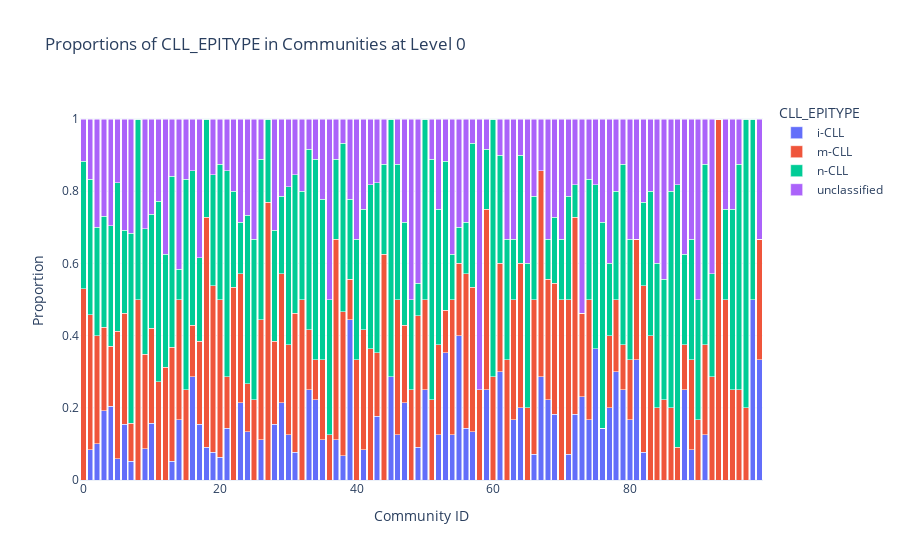
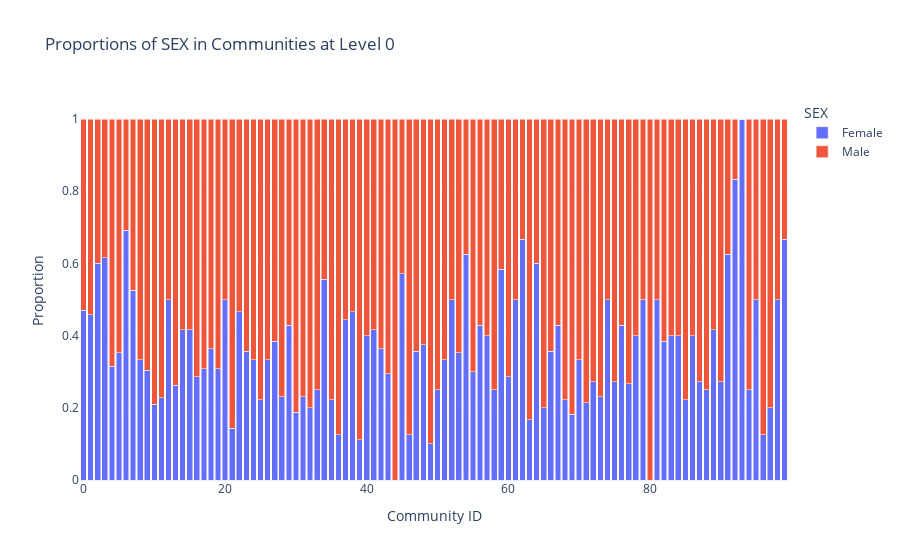
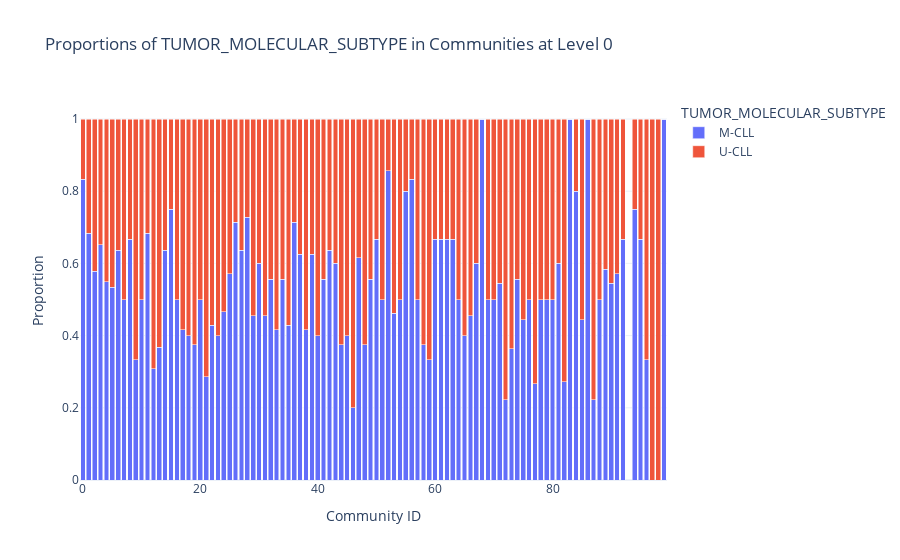
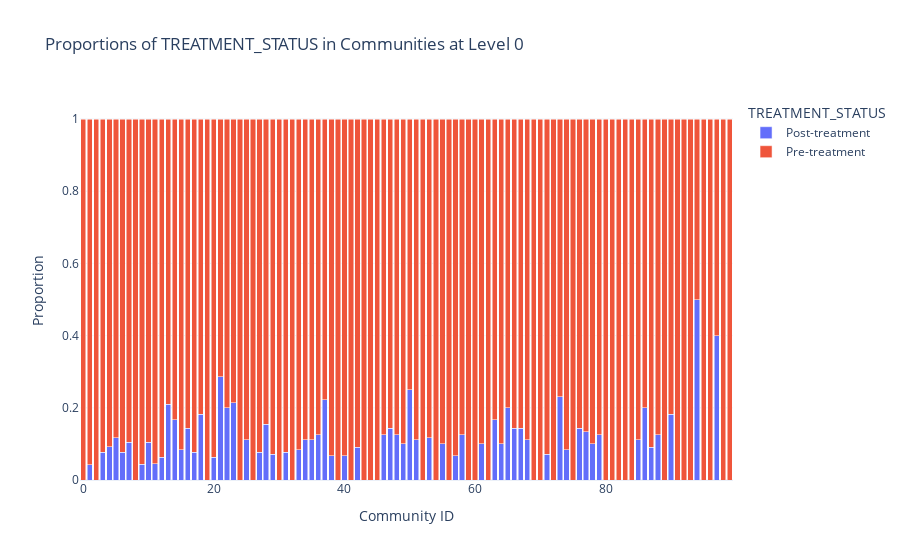

Notebook source saved alongside these figures, in order:
### Code cell
# provide column proportions for each community and plot them
def plot_community_proportions(df, level, column):
    # Filter for the specified level
    df_level = df[df['level'] == level]

    # If cateogircal
    if df_level[column].dtype == 'object' or df_level[column].dtype.name == 'category':
        # Group by community and calculate proportions
        proportions = df_level.groupby(['community_id', column]).size().unstack(fill_value=0)
        proportions = proportions.div(proportions.sum(axis=1), axis=0)  # Normalize to get proportions
        # Reset index for plotting
        proportions = proportions.reset_index()
        proportions = proportions.melt(id_vars='community_id', var_name=column, value_name='proportion')
        # Plot using Plotly
        fig = px.bar(proportions, x='community_id', y='proportion', color=column, barmode='stack',
                    title=f'Proportions of {column} in Communities at Level {level}')
        fig.update_layout(xaxis_title='Community ID', yaxis_title='Proportion')
        fig.show()
    
    # If numerical, do a box plot
    elif np.issubdtype(df_level[column].dtype, np.number):
        # Plot using Seaborn
        plt.figure(figsize=(12, 6))
        sns.boxplot(x='community_id', y=column, data=df_level)
        plt.title(f'Boxplot of {column} in Communities at Level {level}')
        plt.xlabel('Community ID')
        plt.ylabel(column)
        plt.xticks(rotation=90)
        plt.tight_layout()
        plt.show()
    else:
        print(f"Column {column} is neither categorical nor numerical.")

checking_cols =['CLL_EPITYPE', 'SEX', 'TUMOR_MOLECULAR_SUBTYPE', 'AGE_SAMPLING', 'TREATMENT_STATUS', 'PRIOR_TREATMENT_CATEGORY', 'TREATMENT_AFTER_SAMPLING']
# Plot proportions
for col in checking_cols:
        print(f"Plotting proportions for {col}")
        plot_community_proportions(df_with_community, level=0, column=col)

### Figure 1 — Plotly figure (JSON) as saved in the notebook; plotly's stock layout.template omitted (floating-point values rounded to 4 significant figures)
{"data": [{"hovertemplate": "CLL_EPITYPE=i-CLL<br>community_id=%{x}<br>proportion=%{y}<extra></extra>", "legendgroup": "i-CLL", "marker": {"color": "#636efa", "pattern": {"shape": ""}}, "name": "i-CLL", "orientation": "v", "showlegend": true, "textposition": "auto", "type": "bar", "x": [0, 1, 2, 3, 4, 5, 6, 7, 8, 9, 10, 11, 12, 13, 14, 15, 16, 17, 18, 19, 20, 21, 22, 23, 24, 25, 26, 27, 28, 29, 30, 31, 32, 33, 34, 35, 36, 37, 38, 39, 40, 41, 42, 43, 44, 45, 46, 47, 48, 49, 50, 51, 52, 53, 54, 55, 56, 57, 58, 59, 60, 61, 62, 63, 64, 65, 66, 67, 68, 69, 70, 71, 72, 73, 74, 75, 76, 77, 78, 79, 80, 81, 82, 83, 84, 85, 86, 87, 88, 89, 90, 91, 92, 93, 94, 95, 96, 97, 98, 99], "xaxis": "x", "y": [0.0, 0.08333, 0.1, 0.1923, 0.2037, 0.05882, 0.1538, 0.05263, 0.0, 0.08696, 0.1579, 0.0, 0.0, 0.05263, 0.1667, 0.0, 0.2857, 0.1538, 0.09091, 0.07692, 0.0625, 0.1429, 0.0, 0.2143, 0.1333, 0.0, 0.1111, 0.0, 0.1538, 0.2143, 0.125, 0.07692, 0.0, 0.25, 0.2222, 0.1111, 0.0, 0.1111, 0.06667, 0.4444, 0.0, 0.08333, 0.0, 0.1765, 0.0, 0.2857, 0.125, 0.2143, 0.0, 0.09091, 0.25, 0.0, 0.125, 0.3529, 0.125, 0.4, 0.1429, 0.1333, 0.0, 0.25, 0.0, 0.3, 0.0, 0.1667, 0.2, 0.0, 0.07143, 0.2857, 0.2222, 0.1818, 0.0, 0.07143, 0.1818, 0.2308, 0.1667, 0.3636, 0.1429, 0.2, 0.3, 0.25, 0.1667, 0.3333, 0.07692, 0.0, 0.0, 0.0, 0.0, 0.0, 0.25, 0.08333, 0.0, 0.125, 0.0, 0.0, 0.0, 0.0, 0.0, 0.0, 0.5, 0.3333], "yaxis": "y"}, {"hovertemplate": "CLL_EPITYPE=m-CLL<br>community_id=%{x}<br>proportion=%{y}<extra></extra>", "legendgroup": "m-CLL", "marker": {"color": "#EF553B", "pattern": {"shape": ""}}, "name": "m-CLL", "orientation": "v", "showlegend": true, "textposition": "auto", "type": "bar", "x": [0, 1, 2, 3, 4, 5, 6, 7, 8, 9, 10, 11, 12, 13, 14, 15, 16, 17, 18, 19, 20, 21, 22, 23, 24, 25, 26, 27, 28, 29, 30, 31, 32, 33, 34, 35, 36, 37, 38, 39, 40, 41, 42, 43, 44, 45, 46, 47, 48, 49, 50, 51, 52, 53, 54, 55, 56, 57, 58, 59, 60, 61, 62, 63, 64, 65, 66, 67, 68, 69, 70, 71, 72, 73, 74, 75, 76, 77, 78, 79, 80, 81, 82, 83, 84, 85, 86, 87, 88, 89, 90, 91, 92, 93, 94, 95, 96, 97, 98, 99], "xaxis": "x", "y": [0.5294, 0.375, 0.3, 0.2308, 0.1667, 0.3529, 0.3077, 0.1053, 0.5, 0.2609, 0.2632, 0.2727, 0.3125, 0.3158, 0.3333, 0.25, 0.1429, 0.2308, 0.6364, 0.4615, 0.4375, 0.1429, 0.5333, 0.3571, 0.1333, 0.2222, 0.3333, 0.7692, 0.2308, 0.3571, 0.25, 0.3846, 0.5, 0.1667, 0.1111, 0.2222, 0.125, 0.5556, 0.4, 0.1111, 0.3333, 0.3333, 0.3636, 0.1765, 0.625, 0.0, 0.375, 0.2143, 0.25, 0.3636, 0.25, 0.2222, 0.25, 0.1176, 0.375, 0.2, 0.4286, 0.4, 0.25, 0.5, 0.2857, 0.3, 0.3333, 0.3333, 0.4, 0.2, 0.4286, 0.5714, 0.3333, 0.3636, 0.5, 0.4286, 0.5455, 0.2308, 0.3333, 0.0, 0.0, 0.2, 0.2, 0.125, 0.1667, 0.3333, 0.4615, 0.4, 0.2, 0.2222, 0.2, 0.09091, 0.125, 0.25, 0.1667, 0.25, 0.2857, 1.0, 0.5, 0.25, 0.25, 0.2, 0.0, 0.3333], "yaxis": "y"}, {"hovertemplate": "CLL_EPITYPE=n-CLL<br>community_id=%{x}<br>proportion=%{y}<extra></extra>", "legendgroup": "n-CLL", "marker": {"color": "#00cc96", "pattern": {"shape": ""}}, "name": "n-CLL", "orientation": "v", "showlegend": true, "textposition": "auto", "type": "bar", "x": [0, 1, 2, 3, 4, 5, 6, 7, 8, 9, 10, 11, 12, 13, 14, 15, 16, 17, 18, 19, 20, 21, 22, 23, 24, 25, 26, 27, 28, 29, 30, 31, 32, 33, 34, 35, 36, 37, 38, 39, 40, 41, 42, 43, 44, 45, 46, 47, 48, 49, 50, 51, 52, 53, 54, 55, 56, 57, 58, 59, 60, 61, 62, 63, 64, 65, 66, 67, 68, 69, 70, 71, 72, 73, 74, 75, 76, 77, 78, 79, 80, 81, 82, 83, 84, 85, 86, 87, 88, 89, 90, 91, 92, 93, 94, 95, 96, 97, 98, 99], "xaxis": "x", "y": [0.3529, 0.375, 0.3, 0.3077, 0.3333, 0.4118, 0.2308, 0.5263, 0.5, 0.3478, 0.3158, 0.5, 0.3125, 0.4737, 0.08333, 0.5833, 0.4286, 0.2308, 0.2727, 0.3077, 0.375, 0.5714, 0.2667, 0.1429, 0.4667, 0.4444, 0.4444, 0.2308, 0.3077, 0.2143, 0.4375, 0.3846, 0.3, 0.5, 0.5556, 0.4444, 0.375, 0.2222, 0.4667, 0.2222, 0.3333, 0.3333, 0.4545, 0.4706, 0.25, 0.7143, 0.375, 0.2857, 0.25, 0.09091, 0.5, 0.6667, 0.375, 0.4118, 0.125, 0.1, 0.1429, 0.4, 0.0, 0.1667, 0.7143, 0.3, 0.3333, 0.1667, 0.3, 0.4, 0.2857, 0.0, 0.1111, 0.1818, 0.1667, 0.2857, 0.09091, 0.0, 0.3333, 0.4545, 0.5714, 0.2, 0.3, 0.5, 0.3333, 0.0, 0.2308, 0.4, 0.4, 0.3333, 0.6, 0.7273, 0.25, 0.3333, 0.3333, 0.5, 0.2857, 0.0, 0.25, 0.5, 0.625, 0.8, 0.5, 0.0], "yaxis": "y"}, {"hovertemplate": "CLL_EPITYPE=unclassified<br>community_id=%{x}<br>proportion=%{y}<extra></extra>", "legendgroup": "unclassified", "marker": {"color": "#ab63fa", "pattern": {"shape": ""}}, "name": "unclassified", "orientation": "v", "showlegend": true, "textposition": "auto", "type": "bar", "x": [0, 1, 2, 3, 4, 5, 6, 7, 8, 9, 10, 11, 12, 13, 14, 15, 16, 17, 18, 19, 20, 21, 22, 23, 24, 25, 26, 27, 28, 29, 30, 31, 32, 33, 34, 35, 36, 37, 38, 39, 40, 41, 42, 43, 44, 45, 46, 47, 48, 49, 50, 51, 52, 53, 54, 55, 56, 57, 58, 59, 60, 61, 62, 63, 64, 65, 66, 67, 68, 69, 70, 71, 72, 73, 74, 75, 76, 77, 78, 79, 80, 81, 82, 83, 84, 85, 86, 87, 88, 89, 90, 91, 92, 93, 94, 95, 96, 97, 98, 99], "xaxis": "x", "y": [0.1176, 0.1667, 0.3, 0.2692, 0.2963, 0.1765, 0.3077, 0.3158, 0.0, 0.3043, 0.2632, 0.2273, 0.375, 0.1579, 0.4167, 0.1667, 0.1429, 0.3846, 0.0, 0.1538, 0.125, 0.1429, 0.2, 0.2857, 0.2667, 0.3333, 0.1111, 0.0, 0.3077, 0.2143, 0.1875, 0.1538, 0.2, 0.08333, 0.1111, 0.2222, 0.5, 0.1111, 0.06667, 0.2222, 0.3333, 0.25, 0.1818, 0.1765, 0.125, 0.0, 0.125, 0.2857, 0.5, 0.4545, 0.0, 0.1111, 0.25, 0.1176, 0.375, 0.3, 0.2857, 0.06667, 0.75, 0.08333, 0.0, 0.1, 0.3333, 0.3333, 0.1, 0.4, 0.2143, 0.1429, 0.3333, 0.2727, 0.3333, 0.2143, 0.1818, 0.5385, 0.1667, 0.1818, 0.2857, 0.4, 0.2, 0.125, 0.3333, 0.3333, 0.2308, 0.2, 0.4, 0.4444, 0.2, 0.1818, 0.375, 0.3333, 0.5, 0.125, 0.4286, 0.0, 0.25, 0.25, 0.125, 0.0, 0.0, 0.3333], "yaxis": "y"}], "layout": {"barmode": "stack", "legend": {"title": {"text": "CLL_EPITYPE"}, "tracegroupgap": 0}, "title": {"text": "Proportions of CLL_EPITYPE in Communities at Level 0"}, "xaxis": {"anchor": "y", "domain": [0, 1], "title": {"text": "Community ID"}}, "yaxis": {"anchor": "x", "domain": [0, 1], "title": {"text": "Proportion"}}}}

### Figure 2 — Plotly figure (JSON) as saved in the notebook; plotly's stock layout.template omitted (floating-point values rounded to 4 significant figures)
{"data": [{"hovertemplate": "SEX=Female<br>community_id=%{x}<br>proportion=%{y}<extra></extra>", "legendgroup": "Female", "marker": {"color": "#636efa", "pattern": {"shape": ""}}, "name": "Female", "orientation": "v", "showlegend": true, "textposition": "auto", "type": "bar", "x": [0, 1, 2, 3, 4, 5, 6, 7, 8, 9, 10, 11, 12, 13, 14, 15, 16, 17, 18, 19, 20, 21, 22, 23, 24, 25, 26, 27, 28, 29, 30, 31, 32, 33, 34, 35, 36, 37, 38, 39, 40, 41, 42, 43, 44, 45, 46, 47, 48, 49, 50, 51, 52, 53, 54, 55, 56, 57, 58, 59, 60, 61, 62, 63, 64, 65, 66, 67, 68, 69, 70, 71, 72, 73, 74, 75, 76, 77, 78, 79, 80, 81, 82, 83, 84, 85, 86, 87, 88, 89, 90, 91, 92, 93, 94, 95, 96, 97, 98, 99], "xaxis": "x", "y": [0.4706, 0.4583, 0.6, 0.6154, 0.3148, 0.3529, 0.6923, 0.5263, 0.3333, 0.3043, 0.2105, 0.2273, 0.5, 0.2632, 0.4167, 0.4167, 0.2857, 0.3077, 0.3636, 0.3077, 0.5, 0.1429, 0.4667, 0.3571, 0.3333, 0.2222, 0.3333, 0.3846, 0.2308, 0.4286, 0.1875, 0.2308, 0.2, 0.25, 0.5556, 0.2222, 0.125, 0.4444, 0.4667, 0.1111, 0.4, 0.4167, 0.3636, 0.2941, 0.0, 0.5714, 0.125, 0.3571, 0.375, 0.1, 0.25, 0.3333, 0.5, 0.3529, 0.625, 0.3, 0.4286, 0.4, 0.25, 0.5833, 0.2857, 0.5, 0.6667, 0.1667, 0.6, 0.2, 0.3571, 0.4286, 0.2222, 0.1818, 0.3333, 0.2143, 0.2727, 0.2308, 0.5, 0.2727, 0.4286, 0.2667, 0.4, 0.5, 0.0, 0.5, 0.3846, 0.4, 0.4, 0.2222, 0.4, 0.2727, 0.25, 0.4167, 0.2727, 0.625, 0.8333, 1.0, 0.25, 0.5, 0.125, 0.2, 0.5, 0.6667], "yaxis": "y"}, {"hovertemplate": "SEX=Male<br>community_id=%{x}<br>proportion=%{y}<extra></extra>", "legendgroup": "Male", "marker": {"color": "#EF553B", "pattern": {"shape": ""}}, "name": "Male", "orientation": "v", "showlegend": true, "textposition": "auto", "type": "bar", "x": [0, 1, 2, 3, 4, 5, 6, 7, 8, 9, 10, 11, 12, 13, 14, 15, 16, 17, 18, 19, 20, 21, 22, 23, 24, 25, 26, 27, 28, 29, 30, 31, 32, 33, 34, 35, 36, 37, 38, 39, 40, 41, 42, 43, 44, 45, 46, 47, 48, 49, 50, 51, 52, 53, 54, 55, 56, 57, 58, 59, 60, 61, 62, 63, 64, 65, 66, 67, 68, 69, 70, 71, 72, 73, 74, 75, 76, 77, 78, 79, 80, 81, 82, 83, 84, 85, 86, 87, 88, 89, 90, 91, 92, 93, 94, 95, 96, 97, 98, 99], "xaxis": "x", "y": [0.5294, 0.5417, 0.4, 0.3846, 0.6852, 0.6471, 0.3077, 0.4737, 0.6667, 0.6957, 0.7895, 0.7727, 0.5, 0.7368, 0.5833, 0.5833, 0.7143, 0.6923, 0.6364, 0.6923, 0.5, 0.8571, 0.5333, 0.6429, 0.6667, 0.7778, 0.6667, 0.6154, 0.7692, 0.5714, 0.8125, 0.7692, 0.8, 0.75, 0.4444, 0.7778, 0.875, 0.5556, 0.5333, 0.8889, 0.6, 0.5833, 0.6364, 0.7059, 1.0, 0.4286, 0.875, 0.6429, 0.625, 0.9, 0.75, 0.6667, 0.5, 0.6471, 0.375, 0.7, 0.5714, 0.6, 0.75, 0.4167, 0.7143, 0.5, 0.3333, 0.8333, 0.4, 0.8, 0.6429, 0.5714, 0.7778, 0.8182, 0.6667, 0.7857, 0.7273, 0.7692, 0.5, 0.7273, 0.5714, 0.7333, 0.6, 0.5, 1.0, 0.5, 0.6154, 0.6, 0.6, 0.7778, 0.6, 0.7273, 0.75, 0.5833, 0.7273, 0.375, 0.1667, 0.0, 0.75, 0.5, 0.875, 0.8, 0.5, 0.3333], "yaxis": "y"}], "layout": {"barmode": "stack", "legend": {"title": {"text": "SEX"}, "tracegroupgap": 0}, "title": {"text": "Proportions of SEX in Communities at Level 0"}, "xaxis": {"anchor": "y", "domain": [0, 1], "title": {"text": "Community ID"}}, "yaxis": {"anchor": "x", "domain": [0, 1], "title": {"text": "Proportion"}}}}

### Figure 3 — Plotly figure (JSON) as saved in the notebook; plotly's stock layout.template omitted (floating-point values rounded to 4 significant figures)
{"data": [{"hovertemplate": "TUMOR_MOLECULAR_SUBTYPE=M-CLL<br>community_id=%{x}<br>proportion=%{y}<extra></extra>", "legendgroup": "M-CLL", "marker": {"color": "#636efa", "pattern": {"shape": ""}}, "name": "M-CLL", "orientation": "v", "showlegend": true, "textposition": "auto", "type": "bar", "x": [0, 1, 2, 3, 4, 5, 6, 7, 8, 9, 10, 11, 12, 13, 14, 15, 16, 17, 18, 19, 20, 21, 22, 23, 24, 25, 26, 27, 28, 29, 30, 31, 32, 33, 34, 35, 36, 37, 38, 39, 40, 41, 42, 43, 44, 45, 46, 47, 48, 49, 50, 51, 52, 53, 54, 55, 56, 57, 58, 59, 60, 61, 62, 63, 64, 65, 66, 67, 68, 69, 70, 71, 72, 73, 74, 75, 76, 77, 78, 79, 80, 81, 82, 83, 84, 85, 86, 87, 88, 89, 90, 91, 92, 94, 95, 96, 97, 98, 99], "xaxis": "x", "y": [0.8333, 0.6842, 0.5789, 0.6522, 0.549, 0.5333, 0.6364, 0.5, 0.6667, 0.3333, 0.5, 0.6842, 0.3077, 0.3684, 0.6364, 0.75, 0.5, 0.4167, 0.4, 0.375, 0.5, 0.2857, 0.4286, 0.4, 0.4667, 0.5714, 0.7143, 0.6364, 0.7273, 0.4545, 0.6, 0.4545, 0.5556, 0.4167, 0.5556, 0.4286, 0.7143, 0.625, 0.4167, 0.625, 0.4, 0.5556, 0.6364, 0.6, 0.375, 0.4, 0.2, 0.6154, 0.375, 0.5556, 0.6667, 0.5, 0.8571, 0.4615, 0.5, 0.8, 0.8333, 0.5, 0.375, 0.3333, 0.6667, 0.6667, 0.6667, 0.6667, 0.5, 0.4, 0.4545, 0.6, 1.0, 0.5, 0.5, 0.5455, 0.2222, 0.3636, 0.5556, 0.4444, 0.5, 0.2667, 0.5, 0.5, 0.5, 0.6, 0.2727, 1.0, 0.8, 0.4444, 1.0, 0.2222, 0.5, 0.5833, 0.5455, 0.5714, 0.6667, 0.75, 0.6667, 0.3333, 0.0, 0.0, 1.0], "yaxis": "y"}, {"hovertemplate": "TUMOR_MOLECULAR_SUBTYPE=U-CLL<br>community_id=%{x}<br>proportion=%{y}<extra></extra>", "legendgroup": "U-CLL", "marker": {"color": "#EF553B", "pattern": {"shape": ""}}, "name": "U-CLL", "orientation": "v", "showlegend": true, "textposition": "auto", "type": "bar", "x": [0, 1, 2, 3, 4, 5, 6, 7, 8, 9, 10, 11, 12, 13, 14, 15, 16, 17, 18, 19, 20, 21, 22, 23, 24, 25, 26, 27, 28, 29, 30, 31, 32, 33, 34, 35, 36, 37, 38, 39, 40, 41, 42, 43, 44, 45, 46, 47, 48, 49, 50, 51, 52, 53, 54, 55, 56, 57, 58, 59, 60, 61, 62, 63, 64, 65, 66, 67, 68, 69, 70, 71, 72, 73, 74, 75, 76, 77, 78, 79, 80, 81, 82, 83, 84, 85, 86, 87, 88, 89, 90, 91, 92, 94, 95, 96, 97, 98, 99], "xaxis": "x", "y": [0.1667, 0.3158, 0.4211, 0.3478, 0.451, 0.4667, 0.3636, 0.5, 0.3333, 0.6667, 0.5, 0.3158, 0.6923, 0.6316, 0.3636, 0.25, 0.5, 0.5833, 0.6, 0.625, 0.5, 0.7143, 0.5714, 0.6, 0.5333, 0.4286, 0.2857, 0.3636, 0.2727, 0.5455, 0.4, 0.5455, 0.4444, 0.5833, 0.4444, 0.5714, 0.2857, 0.375, 0.5833, 0.375, 0.6, 0.4444, 0.3636, 0.4, 0.625, 0.6, 0.8, 0.3846, 0.625, 0.4444, 0.3333, 0.5, 0.1429, 0.5385, 0.5, 0.2, 0.1667, 0.5, 0.625, 0.6667, 0.3333, 0.3333, 0.3333, 0.3333, 0.5, 0.6, 0.5455, 0.4, 0.0, 0.5, 0.5, 0.4545, 0.7778, 0.6364, 0.4444, 0.5556, 0.5, 0.7333, 0.5, 0.5, 0.5, 0.4, 0.7273, 0.0, 0.2, 0.5556, 0.0, 0.7778, 0.5, 0.4167, 0.4545, 0.4286, 0.3333, 0.25, 0.3333, 0.6667, 1.0, 1.0, 0.0], "yaxis": "y"}], "layout": {"barmode": "stack", "legend": {"title": {"text": "TUMOR_MOLECULAR_SUBTYPE"}, "tracegroupgap": 0}, "title": {"text": "Proportions of TUMOR_MOLECULAR_SUBTYPE in Communities at Level 0"}, "xaxis": {"anchor": "y", "domain": [0, 1], "title": {"text": "Community ID"}}, "yaxis": {"anchor": "x", "domain": [0, 1], "title": {"text": "Proportion"}}}}

### Figure 4 — Plotly figure (JSON) as saved in the notebook; plotly's stock layout.template omitted (floating-point values rounded to 4 significant figures)
{"data": [{"hovertemplate": "TREATMENT_STATUS=Post-treatment<br>community_id=%{x}<br>proportion=%{y}<extra></extra>", "legendgroup": "Post-treatment", "marker": {"color": "#636efa", "pattern": {"shape": ""}}, "name": "Post-treatment", "orientation": "v", "showlegend": true, "textposition": "auto", "type": "bar", "x": [0, 1, 2, 3, 4, 5, 6, 7, 8, 9, 10, 11, 12, 13, 14, 15, 16, 17, 18, 19, 20, 21, 22, 23, 24, 25, 26, 27, 28, 29, 30, 31, 32, 33, 34, 35, 36, 37, 38, 39, 40, 41, 42, 43, 44, 45, 46, 47, 48, 49, 50, 51, 52, 53, 54, 55, 56, 57, 58, 59, 60, 61, 62, 63, 64, 65, 66, 67, 68, 69, 70, 71, 72, 73, 74, 75, 76, 77, 78, 79, 80, 81, 82, 83, 84, 85, 86, 87, 88, 89, 90, 91, 92, 93, 94, 95, 96, 97, 98, 99], "xaxis": "x", "y": [0.0, 0.04167, 0.0, 0.07692, 0.09259, 0.1176, 0.07692, 0.1053, 0.0, 0.04348, 0.1053, 0.04545, 0.0625, 0.2105, 0.1667, 0.08333, 0.1429, 0.07692, 0.1818, 0.0, 0.0625, 0.2857, 0.2, 0.2143, 0.0, 0.1111, 0.0, 0.07692, 0.1538, 0.07143, 0.0, 0.07692, 0.0, 0.08333, 0.1111, 0.1111, 0.125, 0.2222, 0.06667, 0.0, 0.06667, 0.0, 0.09091, 0.0, 0.0, 0.0, 0.125, 0.1429, 0.125, 0.1, 0.25, 0.1111, 0.0, 0.1176, 0.0, 0.1, 0.0, 0.06667, 0.125, 0.0, 0.0, 0.1, 0.0, 0.1667, 0.1, 0.2, 0.1429, 0.1429, 0.1111, 0.0, 0.0, 0.07143, 0.0, 0.2308, 0.08333, 0.0, 0.1429, 0.1333, 0.1, 0.125, 0.0, 0.0, 0.0, 0.0, 0.0, 0.1111, 0.2, 0.09091, 0.125, 0.0, 0.1818, 0.0, 0.0, 0.0, 0.5, 0.0, 0.0, 0.4, 0.0, 0.0], "yaxis": "y"}, {"hovertemplate": "TREATMENT_STATUS=Pre-treatment<br>community_id=%{x}<br>proportion=%{y}<extra></extra>", "legendgroup": "Pre-treatment", "marker": {"color": "#EF553B", "pattern": {"shape": ""}}, "name": "Pre-treatment", "orientation": "v", "showlegend": true, "textposition": "auto", "type": "bar", "x": [0, 1, 2, 3, 4, 5, 6, 7, 8, 9, 10, 11, 12, 13, 14, 15, 16, 17, 18, 19, 20, 21, 22, 23, 24, 25, 26, 27, 28, 29, 30, 31, 32, 33, 34, 35, 36, 37, 38, 39, 40, 41, 42, 43, 44, 45, 46, 47, 48, 49, 50, 51, 52, 53, 54, 55, 56, 57, 58, 59, 60, 61, 62, 63, 64, 65, 66, 67, 68, 69, 70, 71, 72, 73, 74, 75, 76, 77, 78, 79, 80, 81, 82, 83, 84, 85, 86, 87, 88, 89, 90, 91, 92, 93, 94, 95, 96, 97, 98, 99], "xaxis": "x", "y": [1.0, 0.9583, 1.0, 0.9231, 0.9074, 0.8824, 0.9231, 0.8947, 1.0, 0.9565, 0.8947, 0.9545, 0.9375, 0.7895, 0.8333, 0.9167, 0.8571, 0.9231, 0.8182, 1.0, 0.9375, 0.7143, 0.8, 0.7857, 1.0, 0.8889, 1.0, 0.9231, 0.8462, 0.9286, 1.0, 0.9231, 1.0, 0.9167, 0.8889, 0.8889, 0.875, 0.7778, 0.9333, 1.0, 0.9333, 1.0, 0.9091, 1.0, 1.0, 1.0, 0.875, 0.8571, 0.875, 0.9, 0.75, 0.8889, 1.0, 0.8824, 1.0, 0.9, 1.0, 0.9333, 0.875, 1.0, 1.0, 0.9, 1.0, 0.8333, 0.9, 0.8, 0.8571, 0.8571, 0.8889, 1.0, 1.0, 0.9286, 1.0, 0.7692, 0.9167, 1.0, 0.8571, 0.8667, 0.9, 0.875, 1.0, 1.0, 1.0, 1.0, 1.0, 0.8889, 0.8, 0.9091, 0.875, 1.0, 0.8182, 1.0, 1.0, 1.0, 0.5, 1.0, 1.0, 0.6, 1.0, 1.0], "yaxis": "y"}], "layout": {"barmode": "stack", "legend": {"title": {"text": "TREATMENT_STATUS"}, "tracegroupgap": 0}, "title": {"text": "Proportions of TREATMENT_STATUS in Communities at Level 0"}, "xaxis": {"anchor": "y", "domain": [0, 1], "title": {"text": "Community ID"}}, "yaxis": {"anchor": "x", "domain": [0, 1], "title": {"text": "Proportion"}}}}
